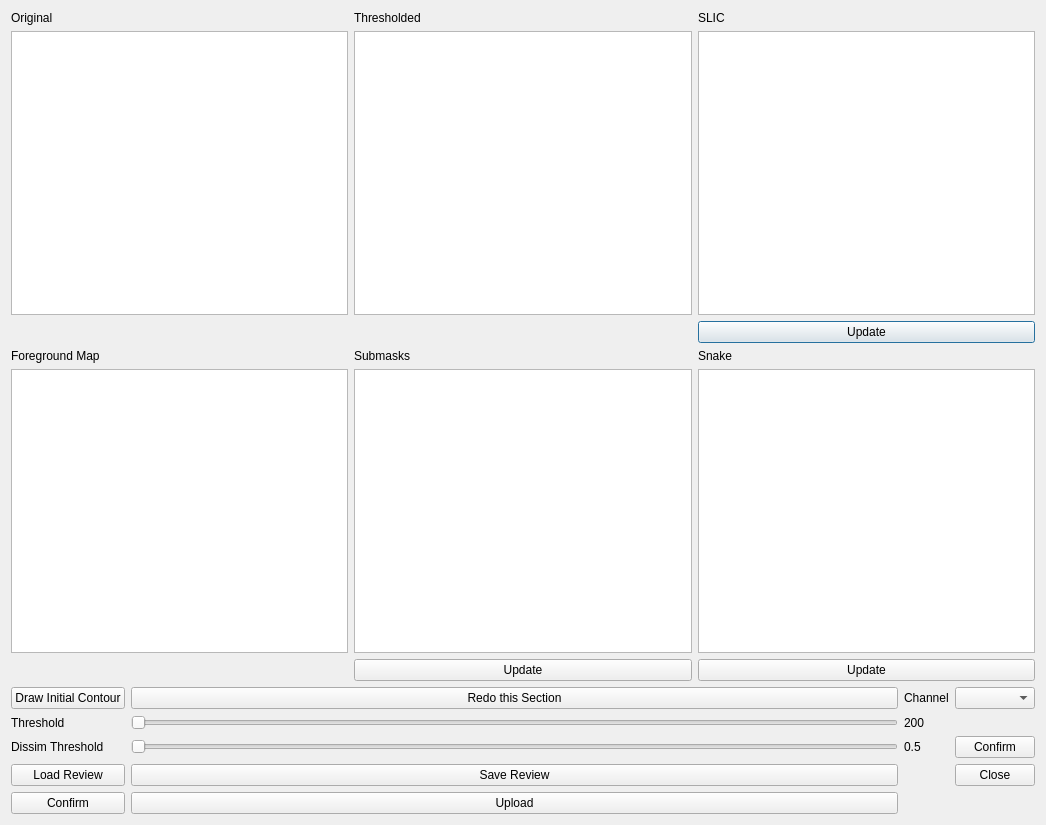
<?xml version="1.0" encoding="UTF-8"?>
<ui version="4.0">
 <class>MaskEditingGui3</class>
 <widget class="QDialog" name="MaskEditingGui3">
  <property name="geometry">
   <rect>
    <x>0</x>
    <y>0</y>
    <width>1046</width>
    <height>825</height>
   </rect>
  </property>
  <property name="windowTitle">
   <string>Review Masks</string>
  </property>
  <layout class="QVBoxLayout" name="verticalLayout">
   <item>
    <layout class="QGridLayout" name="gridLayout_2">
     <item row="2" column="2">
      <widget class="QPushButton" name="button_slic">
       <property name="text">
        <string>Update</string>
       </property>
      </widget>
     </item>
     <item row="0" column="0">
      <widget class="QLabel" name="label_3">
       <property name="text">
        <string>Original</string>
       </property>
      </widget>
     </item>
     <item row="0" column="1">
      <widget class="QLabel" name="label_4">
       <property name="text">
        <string>Thresholded</string>
       </property>
      </widget>
     </item>
     <item row="4" column="0">
      <widget class="QGraphicsView" name="gview_dissimmap"/>
     </item>
     <item row="1" column="2">
      <widget class="QGraphicsView" name="gview_slic">
       <property name="maximumSize">
        <size>
         <width>500</width>
         <height>500</height>
        </size>
       </property>
      </widget>
     </item>
     <item row="1" column="1">
      <widget class="QGraphicsView" name="gview_thresholded">
       <property name="maximumSize">
        <size>
         <width>500</width>
         <height>500</height>
        </size>
       </property>
      </widget>
     </item>
     <item row="4" column="1">
      <widget class="QGraphicsView" name="gview_submasks"/>
     </item>
     <item row="1" column="0">
      <widget class="QGraphicsView" name="gview_finalMask">
       <property name="maximumSize">
        <size>
         <width>500</width>
         <height>500</height>
        </size>
       </property>
      </widget>
     </item>
     <item row="3" column="0">
      <widget class="QLabel" name="label_6">
       <property name="text">
        <string>Foreground Map</string>
       </property>
      </widget>
     </item>
     <item row="3" column="1">
      <widget class="QLabel" name="label_7">
       <property name="text">
        <string>Submasks</string>
       </property>
      </widget>
     </item>
     <item row="0" column="2">
      <widget class="QLabel" name="label_5">
       <property name="text">
        <string>SLIC</string>
       </property>
      </widget>
     </item>
     <item row="4" column="2">
      <widget class="QGraphicsView" name="gview_snake"/>
     </item>
     <item row="5" column="1">
      <widget class="QPushButton" name="button_submasks">
       <property name="text">
        <string>Update</string>
       </property>
      </widget>
     </item>
     <item row="3" column="2">
      <widget class="QLabel" name="label_9">
       <property name="text">
        <string>Snake</string>
       </property>
      </widget>
     </item>
     <item row="5" column="2">
      <widget class="QPushButton" name="button_snake">
       <property name="text">
        <string>Update</string>
       </property>
      </widget>
     </item>
    </layout>
   </item>
   <item>
    <layout class="QGridLayout" name="gridLayout">
     <item row="0" column="2">
      <widget class="QPushButton" name="button_redoThisSection">
       <property name="text">
        <string>Redo this Section</string>
       </property>
      </widget>
     </item>
     <item row="4" column="0">
      <widget class="QPushButton" name="button_confirmMasks">
       <property name="text">
        <string>Confirm</string>
       </property>
      </widget>
     </item>
     <item row="3" column="2">
      <widget class="QPushButton" name="button_saveReview">
       <property name="text">
        <string>Save Review</string>
       </property>
      </widget>
     </item>
     <item row="4" column="2">
      <widget class="QPushButton" name="button_uploadMasks">
       <property name="text">
        <string>Upload</string>
       </property>
      </widget>
     </item>
     <item row="0" column="0">
      <widget class="QPushButton" name="button_drawInitContour">
       <property name="text">
        <string>Draw Initial Contour</string>
       </property>
      </widget>
     </item>
     <item row="3" column="0">
      <widget class="QPushButton" name="button_loadReview">
       <property name="text">
        <string>Load Review</string>
       </property>
      </widget>
     </item>
     <item row="3" column="4">
      <widget class="QPushButton" name="button_closeMaskGui">
       <property name="text">
        <string>Close</string>
       </property>
      </widget>
     </item>
     <item row="0" column="3">
      <widget class="QLabel" name="label_2">
       <property name="text">
        <string>Channel</string>
       </property>
      </widget>
     </item>
     <item row="0" column="4">
      <widget class="QComboBox" name="comboBox_channel"/>
     </item>
     <item row="1" column="3">
      <widget class="QLabel" name="label_threshold">
       <property name="text">
        <string>200</string>
       </property>
      </widget>
     </item>
     <item row="1" column="2">
      <widget class="QSlider" name="slider_threshold">
       <property name="orientation">
        <enum>Qt::Horizontal</enum>
       </property>
      </widget>
     </item>
     <item row="1" column="0">
      <widget class="QLabel" name="label">
       <property name="text">
        <string>Threshold</string>
       </property>
      </widget>
     </item>
     <item row="2" column="2">
      <widget class="QSlider" name="slider_dissimThresh">
       <property name="orientation">
        <enum>Qt::Horizontal</enum>
       </property>
      </widget>
     </item>
     <item row="2" column="0">
      <widget class="QLabel" name="label_8">
       <property name="text">
        <string>Dissim Threshold</string>
       </property>
      </widget>
     </item>
     <item row="2" column="3">
      <widget class="QLabel" name="label_dissimThresh">
       <property name="text">
        <string>0.5</string>
       </property>
      </widget>
     </item>
     <item row="2" column="4">
      <widget class="QPushButton" name="button_confirmDissimThresh">
       <property name="text">
        <string>Confirm</string>
       </property>
      </widget>
     </item>
    </layout>
   </item>
  </layout>
 </widget>
 <resources/>
 <connections/>
</ui>
